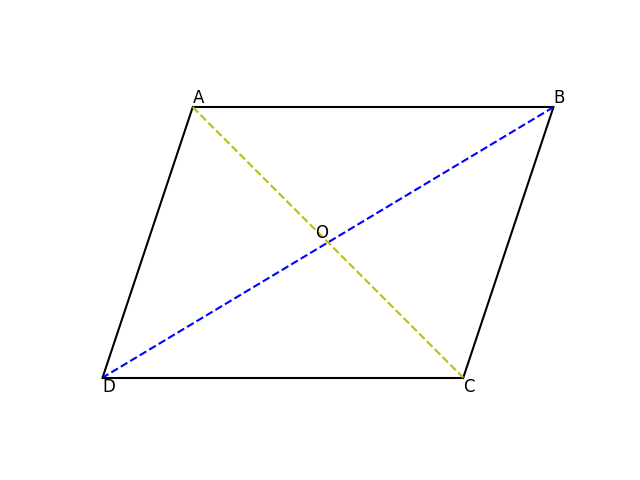

Generate this figure with Python:
import matplotlib.pyplot as plt
import numpy as np

# Define the points of the quadrilateral
A = np.array([1, 3])
B = np.array([5, 3])
C = np.array([4, 0])
D = np.array([0, 0])

# Calculate the midpoint of AB and CD
mid_AB = (A + B) / 2
mid_CD = (C + D) / 2

# Calculate the intersection of the diagonals (centroid)
O = (A + C) / 2

# Create a figure and axis
fig, ax = plt.subplots()

# Plot the quadrilateral
ax.plot([A[0], B[0]], [A[1], B[1]], color='k')
ax.plot([B[0], C[0]], [B[1], C[1]], color='k')
ax.plot([C[0], D[0]], [C[1], D[1]], color='k')
ax.plot([D[0], A[0]], [D[1], A[1]], color='k')

# Plot the diagonals
ax.plot([A[0], C[0]], [A[1], C[1]], linestyle='dashed', color='y')
ax.plot([B[0], D[0]], [B[1], D[1]], linestyle='dashed', color='b')

# Add labels
ax.text(A[0], A[1], 'A', fontsize=12, verticalalignment='bottom')
ax.text(B[0], B[1], 'B', fontsize=12, verticalalignment='bottom')
ax.text(C[0], C[1], 'C', fontsize=12, verticalalignment='top')
ax.text(D[0], D[1], 'D', fontsize=12, verticalalignment='top')
ax.text(O[0], O[1], 'O', fontsize=12, verticalalignment='bottom', horizontalalignment='right')

ax.set_xticks([])
ax.set_yticks([])
ax.set_aspect('equal')

plt.box(False)
plt.show()
